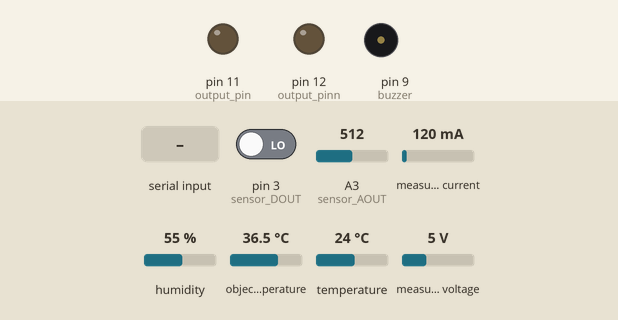
This sketch was run on a simulated Arduino Mega 2560, built with avr-gcc and run on an emulated ATmega2560. Shown: output pins drawn as LEDs (lit = HIGH), buzzer (waves = sounding, pin HIGH). Inputs (shaded band) come from the test bench; at power-on: pin 3 (sensor_DOUT) LOW, A3 (sensor_AOUT) = 512, measured current 120 mA, humidity 55 %, object temperature 36.5 °C, temperature 24 °C, measured voltage 5 V. Storage starts empty; what the sketch prints to the serial monitor is not drawn.

Above: at 1.2 s.
1.3 s: "on#" received over Serial
At 2.7 s:
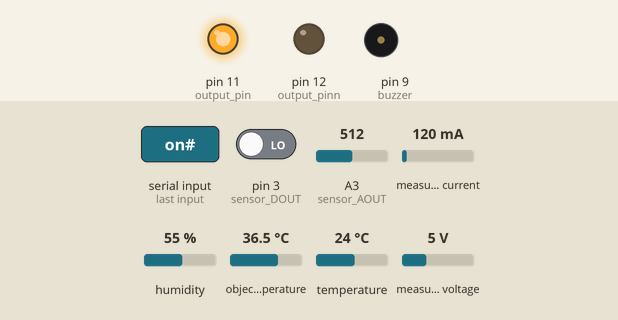
7.1 s: "off#" received over Serial
At 8.1 s:
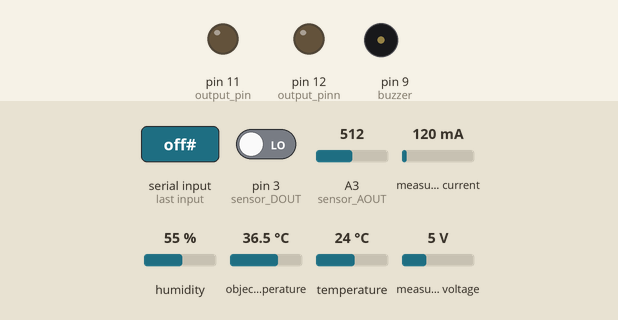
8.6 s: "auto#" received over Serial
At 9.5 s:
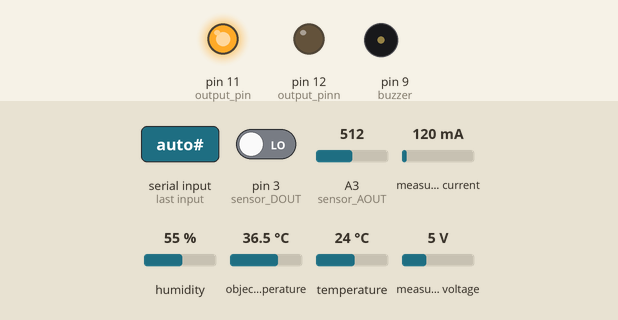
10.1 s: "start#" received over Serial
At 10.6 s:
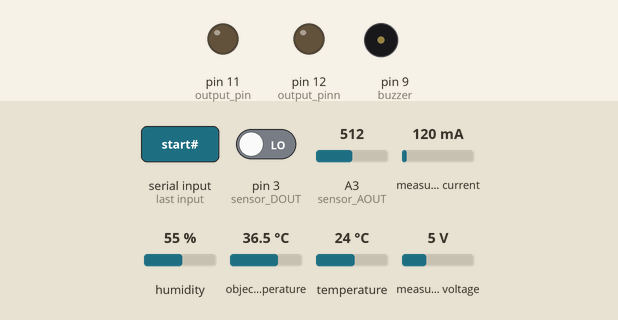
Timing chart, 0 to 12.6 s (numbered marks = the images above; inputs shaded):
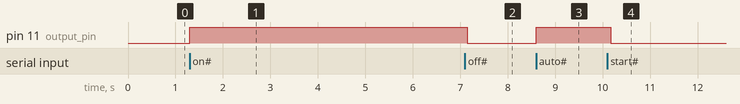

Measured:
- after the input at 1.3 s, pin 11 (output_pin): LOW → HIGH at once
- after the input at 7.1 s, pin 11 (output_pin): HIGH → LOW after 0.05 s
- after the input at 8.6 s, pin 11 (output_pin): LOW → HIGH at once
- after the input at 10.1 s, pin 11 (output_pin): HIGH → LOW after 0.07 s

The sketch:

ArduinoCode.ino
```cpp
#include <SoftwareSerial.h>
#include <PZEM004Tv30.h>
#include <Wire.h>
#include <SD.h>
#include <SPI.h>
#include <Adafruit_MLX90614.h>
#include "DHT.h"
#define output_pin 11
#define output_pinn 12
#define DHTPIN 2
#define DHTTYPE DHT22

//Sensor to Nextion
float temperature = 0.0f;
float humidity = 0.0f;
float perb = 0.0f;
float ug = 0.0f;
float tegangan = 0.0f;
float arus = 0.0f;
float daya = 0.0f;
float cosp = 0.0f;
int timeValue = 0;
int timen = 0;
int timem = 0;
int timeb = 0;
unsigned long mil = 0;
bool mode_ = 0;
bool modes = 0;

float PPM = 0.0f;
const int buzzer = 9;

//Variable for ozone Sensor MQ-131
int sensor_AOUT = A3; //connection from AOUT on sensor to A1 on Arduino
int sensor_DOUT = 3; //connection from DOUT on the sensor to pin 2 on Arduino
int rawvalue_AOUT; //variable for AOUT value
int rawvalue_DOUT; //variable for DOUT value
float value_AOUT; //variable for AOUT value
float PPM1 = 0.0;
//ADC min value
float x1 = 0;
//PPM min value
float y1 = 1.5;
//ADC max value
float x2 = 750;
//ADC max value
float y2 = 0;
float m;
float c;

// For millis
const unsigned long evenInterval = 1000;
unsigned long previousTime = 0;
const unsigned long evenInterval1 = 1000;
unsigned long previousTime1 = 0;
const unsigned long evenInterval2 = 1000;
unsigned long previousTime2 = 0;
const unsigned long evenInterval3 = 1000;
unsigned long previousTime3 = 0;
const unsigned long evenInterval4 = 1000;
unsigned long previousTime4 = 0;
const unsigned long evenInterval5 = 1000;
unsigned long previousTime5 = 0;
const unsigned long evenInterval6 = 1000;
unsigned long previousTime6 = 0;
const unsigned long evenInterval7 = 1000;
unsigned long previousTime7 = 0;
const unsigned long evenInterval8 = 1000;
unsigned long previousTime8 = 0;


Adafruit_MLX90614 mlx = Adafruit_MLX90614();
DHT dht(DHTPIN, DHTTYPE);
File myFile;
int pinCS = 53;
String dia, dib, dic, did, die, dif, dig;

//PZEM004Tv30 pzem(10,11);   // Software Serial pin 10 (RX) & 11 (TX) for arduino uno
PZEM004Tv30 pzem(&Serial3);

void setup() {
  pinMode(output_pin, OUTPUT);
  pinMode(output_pinn, OUTPUT);
  pinMode(buzzer, OUTPUT);
  pinMode(sensor_DOUT, INPUT);

  // Set up
  Serial.begin(9600);
  dht.begin();
  mlx.begin();
  if (SD.begin())
  {
    Serial.println("SD card is ready to use.");
  } else
  {
    Serial.println("SD card initialization failed");
    return;
  }

}

void loop() {
  myFile = SD.open("testg.txt", FILE_WRITE);

  // Control and monitor from Nextion
  if (Serial.available()) {

    String indata = Serial.readStringUntil('#');
    if (indata.indexOf("on") > -1) {
      digitalWrite(output_pin, HIGH);
      Serial.print("b0.bc0=63504");
      Serial.write(0xFF);
      Serial.write(0xFF);
      Serial.write(0xFF);
      Serial.print("DEVICE IS READY");

      Serial.print("b1.bc0=0");
      Serial.write(0xFF);
      Serial.write(0xFF);
      Serial.write(0xFF);
      mode_ = 0; //manual Mode
    }
    else if (indata.indexOf("off") > -1) {
      digitalWrite(output_pin, LOW);
      Serial.print("b0.bc0=0");
      Serial.write(0xFF);
      Serial.write(0xFF);
      Serial.write(0xFF);

      Serial.print("b1.bc0=63504");
      Serial.write(0xFF);
      Serial.write(0xFF);
      Serial.write(0xFF);
      mode_ = 0; //manual Mode
      modes = 0;

    }
    else if (indata.indexOf("start") > -1) {
      byte position_ = indata.indexOf("start");
      timeValue = indata.substring(0, position_).toInt();
      mode_ = 1; //auto Mode
    }
    else if (indata.indexOf("auto") > -1) {
      digitalWrite(output_pin, HIGH);
      Serial.print("b4.bc0=63504");
      Serial.write(0xFF);
      Serial.write(0xFF);
      Serial.write(0xFF);
      timen = 600;
      timem = timen - timen * 0.3;
      timeb = 3;
      modes = 1;//manual Auto

    }
  }

    //Using millis not delay
  if (millis() - mil > 1000) {
    //1sec timer
    mil = millis();

    if (timeValue > 0 && mode_ == 1) {
      timeValue--;
      digitalWrite(output_pin, HIGH);
    }
    else  if (mode_ == 1) {
      digitalWrite(output_pin, LOW);
    }

    if (timem > 0 && modes == 1 && PPM >= 1.00) {
      timem--;
      if (timem > 0 && modes == 1 && PPM >= 1.30) {
        digitalWrite(output_pin, LOW);
      }
      else if (timem > 0 && modes == 1 && PPM <= 1.15) {
        digitalWrite(output_pin, HIGH);
      }
    } else if (timem == 0 && modes == 1) {
      digitalWrite(output_pin, LOW);
    }
    if (timeb > 0 && modes == 1 && PPM <= 0.10 && timem == 0) {
      timeb--;
      tone(buzzer, 1000);
    } else if (timeb == 0 && modes == 1) {
      noTone(buzzer);
      modes = 0;
      timeb = 3;
    }
  }//end of millis
  PPM =  perb;


  //Humudity and Temperature Sensor DHT22

  unsigned long currentTime = millis();
  if (currentTime - previousTime >= evenInterval) {
    humidity = -23.0838 + 0.9892 * dht.readHumidity();
    //  Check the result on the serial monitor
    //  Serial.print("Humidity");
    //  Serial.print("     ");
    //  Serial.print(dht.readHumidity());
    //  Serial.println("Temperature");
    //  Serial.print("        ");
    //  Serial.print(dht.readTemperature());

    String command = "humidity.txt=\"" + String(humidity, 1) + "\"";
    Serial.print (command);
    Serial.write (0xff);
    Serial.write (0xff);
    Serial.write (0xff);

    temperature = 1.3028041 + 0.9505023 * dht.readTemperature();
    String command2 = "temperature.txt=\"" + String(temperature, 1) + "\"";
    Serial.print (command2);
    Serial.write (0xff);
    Serial.write (0xff);
    Serial.write (0xff);
    // Ozone sensor MQ-131
    {
      rawvalue_AOUT = analogRead(sensor_AOUT); //download value from AOUT
      rawvalue_DOUT = digitalRead(sensor_DOUT); //download value with DOUT

      if (rawvalue_AOUT > 700) {
        PPM1 = 0.01;
      }

      else {
        m = (y2 - y1) / (x2 - x1);
        c = y1 - m * x1;
        value_AOUT = (m * rawvalue_AOUT) + c;
        float sum1 = 0;
        for (int i = 0; i < 50; i++) {
          sum1 = sum1 + value_AOUT;
        }
        PPM1 = sum1 / 50;
      }
      //  Check the result on the serial monitor
      //  Serial.print("PPM value =");
      //  Serial.print(rawvalue_AOUT);
      //  Serial.print("     ");
      //  Serial.print("adc value");
      //  Serial.println(PPM);
      //  Serial.print("digital value");
      //  Serial.println(rawvalue_DOUT);

      perb = PPM1;

      String command3 = "perb.txt=\"" + String(perb, 1) + "\"";
      Serial.print (command3);
      Serial.write (0xff);
      Serial.write (0xff);
      Serial.write (0xff);
    }

    //Current and voltage sensorPZEM 004T
    float voltage = pzem.voltage();
    if (voltage != NAN) {
      //  Check the result on the serial monitor
      //        Serial.print("Tegangan: "); Serial.print(voltage); Serial.println("V");
    } else {
      //  Check the result on the serial monitor
      //        Serial.println("Error reading voltage");
    }

    tegangan = -12.88 + 1.069 * voltage;
    String command4 = "tegangan.txt=\"" + String(tegangan, 1) + "\"";
    Serial.print (command4);
    Serial.write (0xff);
    Serial.write (0xff);
    Serial.write (0xff);
    float current = pzem.current();
    if (current != NAN) {
      //  Check the result on the serial monitor
      //        Serial.print("Arus: "); Serial.print(current); Serial.println("A");
    } else {
      //  Check the result on the serial monitor
      //        Serial.println("Error reading current");
    }

    arus = -0.096 + 0.4255 * current;
    String command5 = "current.txt=\"" + String(arus, 1) + "\"";
    Serial.print (command5);
    Serial.write (0xff);
    Serial.write (0xff);
    Serial.write (0xff);
    float power = pzem.power();
    if (power != NAN) {
      //  Check the result on the serial monitor
      //        Serial.print("Daya: "); Serial.print(power); Serial.println("W");
    } else {
      //  Check the result on the serial monitor
      //        Serial.println("Error reading power");
    }

    float pf = pzem.pf();
    if (current != NAN) {
      //  Check the result on the serial monitor
      // Serial.print("PF: "); Serial.println(pf);
    } else {
      //  Check the result on the serial monitor
      //Serial.println("Error reading power factor");
    }

    cosp = pf;

    daya = tegangan * arus * cosp;
    String command6 = "power.txt=\"" + String(daya, 1) + "\"";
    Serial.print (command6);
    Serial.write (0xff);
    Serial.write (0xff);
    Serial.write (0xff);

    //Infrared sensor MLX
    {
      //  Check the result on the serial monitor
      //Serial.print("Ambient = "); Serial.print(mlx.readAmbientTempC());
      //Serial.print("*C\tObject = "); Serial.print(mlx.readObjectTempC()); Serial.println("*C");
      //Serial.print("Ambient = "); Serial.print(mlx.readAmbientTempF());
      //Serial.print("*F\tObject = "); Serial.print(mlx.readObjectTempF()); Serial.println("*F");
      //Serial.println();}
      ug = mlx.readObjectTempC();
      String command7 = "ug.txt=\"" + String(ug, 1) + "\"";
      Serial.print (command7);
      Serial.write (0xff);
      Serial.write (0xff);
      Serial.write (0xff);

      // make the graph
    }
    int adcwave;
    if (rawvalue_AOUT < 750) {
      adcwave = rawvalue_AOUT;
    } else if (rawvalue_AOUT >= 750) {
      adcwave = 750;
    }

    int Value = map((750 - adcwave), 0, 1000, 0, 255); //Read the value
    String Tosend = "add "; //send the string "add "
    Tosend += 17; //send the id of the block
    Tosend += ",";
    Tosend += 0; //Channel of the id
    Tosend += ",";
    Tosend += Value;//Send the value
    Serial.print(Tosend);
    Serial.write(0xff);
    Serial.write(0xff);
    Serial.write(0xff);
    int Value1 = map(mlx.readObjectTempC(), 0, 275, 0, 255); //Read the value
    String Tosend1 = "add "; //send the string "add "
    Tosend1 += 18; //send the id of the block
    Tosend1 += ",";
    Tosend1 += 0; //Channel of the id
    Tosend1 += ",";
    Tosend1 += Value1;//Send the value
    Serial.print(Tosend1);
    Serial.write(0xff);
    Serial.write(0xff);
    Serial.write(0xff);

    int Value2 = map(dht.readTemperature(), 0, 275, 0, 255); //Read the value
    String Tosend2 = "add ";//send the string "add "
    Tosend2 += 18; //send the id of the block
    Tosend2 += ",";
    Tosend2 += 1; //Channel of the id
    Tosend2 += ",";
    Tosend2 += Value2; //Send the value
    Serial.print(Tosend2);
    Serial.write(0xff);
    Serial.write(0xff);
    Serial.write(0xff);
    // Log to SD CARD
    if (myFile) {
      dia = String(humidity);
      dib = String(temperature);
      dic = String(perb);
      did = String(tegangan);
      die = String(arus);
      dif = String(daya);
      dig = String(ug);
      myFile.print(dia);
      myFile.print(",");
      myFile.print(dib);
      myFile.print(",");
      myFile.print(dic);
      myFile.print(",");
      myFile.print(did);
      myFile.print(",");
      myFile.print(die);
      myFile.print(",");
      myFile.print(dif);
      myFile.print(",");
      myFile.print(dig);
      myFile.print(",");
    }
    else {
      Serial.println("error opening file.txt");
    }
    myFile.close();
    previousTime = currentTime;
  }
}
```
